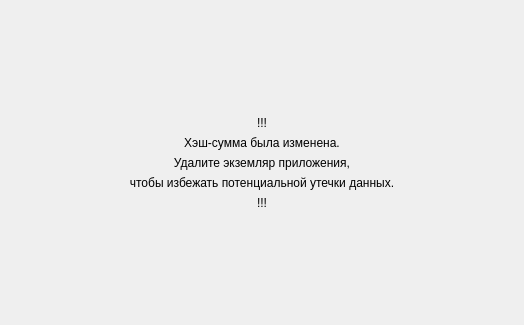
<?xml version="1.0" encoding="UTF-8"?>
<ui version="4.0">
 <class>HashCheckWarnForm</class>
 <widget class="QWidget" name="HashCheckWarnForm">
  <property name="geometry">
   <rect>
    <x>0</x>
    <y>0</y>
    <width>524</width>
    <height>325</height>
   </rect>
  </property>
  <property name="windowTitle">
   <string>Form</string>
  </property>
  <layout class="QGridLayout" name="gridLayout">
   <item row="0" column="0">
    <spacer name="verticalSpacer_2">
     <property name="orientation">
      <enum>Qt::Orientation::Vertical</enum>
     </property>
     <property name="sizeHint" stdset="0">
      <size>
       <width>20</width>
       <height>93</height>
      </size>
     </property>
    </spacer>
   </item>
   <item row="1" column="0">
    <widget class="QLabel" name="label_3">
     <property name="text">
      <string>!!!</string>
     </property>
     <property name="alignment">
      <set>Qt::AlignmentFlag::AlignCenter</set>
     </property>
    </widget>
   </item>
   <item row="2" column="0">
    <widget class="QLabel" name="label">
     <property name="text">
      <string>Хэш-сумма была изменена.</string>
     </property>
     <property name="alignment">
      <set>Qt::AlignmentFlag::AlignCenter</set>
     </property>
    </widget>
   </item>
   <item row="3" column="0">
    <widget class="QLabel" name="label_2">
     <property name="text">
      <string>Удалите экземляр приложения,</string>
     </property>
     <property name="alignment">
      <set>Qt::AlignmentFlag::AlignCenter</set>
     </property>
    </widget>
   </item>
   <item row="4" column="0">
    <widget class="QLabel" name="label_4">
     <property name="text">
      <string>чтобы избежать потенциальной утечки данных.</string>
     </property>
     <property name="alignment">
      <set>Qt::AlignmentFlag::AlignCenter</set>
     </property>
    </widget>
   </item>
   <item row="5" column="0">
    <widget class="QLabel" name="label_5">
     <property name="text">
      <string>!!!</string>
     </property>
     <property name="alignment">
      <set>Qt::AlignmentFlag::AlignCenter</set>
     </property>
    </widget>
   </item>
   <item row="6" column="0">
    <spacer name="verticalSpacer">
     <property name="orientation">
      <enum>Qt::Orientation::Vertical</enum>
     </property>
     <property name="sizeHint" stdset="0">
      <size>
       <width>20</width>
       <height>92</height>
      </size>
     </property>
    </spacer>
   </item>
  </layout>
 </widget>
 <resources/>
 <connections/>
</ui>
